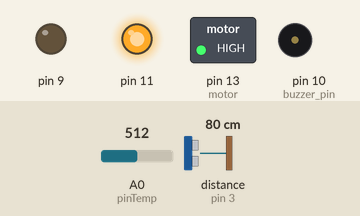
Recording of a sketch running on a simulated Arduino Uno, built with avr-gcc and run on an emulated ATmega328P. On the bench: switched loads named in the sketch (green lamp = pin HIGH), output pins drawn as LEDs (lit = HIGH), buzzer (waves = sounding, pin HIGH). Wiring (inferred from the names in the program): ultrasonic range finder: trigger pin 2; echo pin 3. The test bench sets the inputs (shaded band); at power-on: distance to the obstacle (sensor on pin 3) 80 cm, A0 (pinTemp) = 512. The echo pulse lasts 58.3 µs per cm; pins used as bus, display or sensor lines are not drawn; what the sketch prints to the serial monitor is not drawn.

Above: at 1.8 s.
1.9 s: distance to the obstacle (sensor on pin 3) set to 13 cm
3.4 s: distance to the obstacle (sensor on pin 3) set to 10 cm
At 5.2 s:
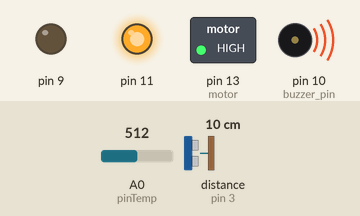
5.5 s: A0 (pinTemp) set to 153
7.0 s: A0 (pinTemp) set to 131
At 8.3 s:
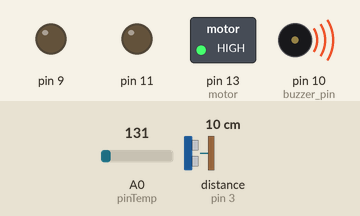
9.0 s: A0 (pinTemp) set to 306
At 10.0 s:
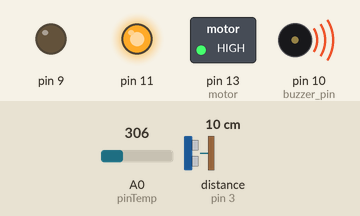
11.0 s: A0 (pinTemp) set to 122
At 12.8 s:
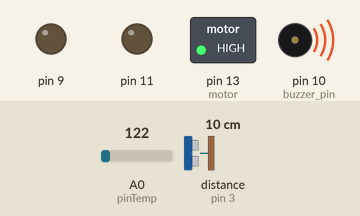
Timing chart, 0 to 14.0 s (numbered marks = the images above; inputs shaded):
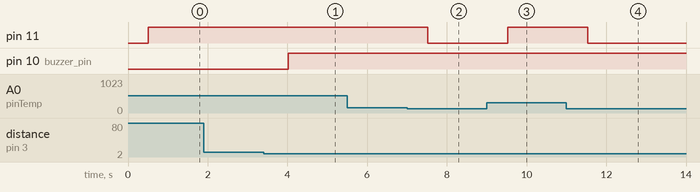

Measured:
- the behaviour switches between 12 and 11 cm on distance to the obstacle (sensor on pin 3) (found by bisection; images 0 and 1)
- the behaviour switches between 144 and 143 on A0 (pinTemp) (found by bisection; images 1 and 2)
- after the input at 1.9 s, every drawn part: stays the same
- after the input at 3.4 s, pin 10 (buzzer_pin): LOW → HIGH after 0.62 s
- after the input at 5.5 s, every drawn part: stays the same
- after the input at 7.0 s, pin 11: HIGH → LOW after 0.53 s
- after the input at 9.0 s, pin 11: LOW → HIGH after 0.53 s
- after the input at 11.0 s, pin 11: HIGH → LOW after 0.54 s

The sketch:

home_automation.ino
```cpp
char degree = 176;
int trigger_pin = 2; //ultrasonic trigger pin
int echo_pin = 3;    //ultrasonic echo pin
int buzzer_pin = 10; //buzzer connection pin
int time;
int distance;
int pinTemp = A0; //temperature pin
int motor = 13;  //motor connection pin
int motorspeed = 17550;
void setup()
{
	Serial.begin (9600);
	pinMode (trigger_pin, OUTPUT);//ultrasonic part
	pinMode (echo_pin, INPUT);
	pinMode (buzzer_pin, OUTPUT);
  	pinMode (motor, OUTPUT);//temperature part
  	pinMode (pinTemp, INPUT);
  	pinMode	(11, OUTPUT);
  	pinMode	(9,	OUTPUT);
  	digitalWrite(motor, HIGH);
}
void loop()
{
	digitalWrite (trigger_pin, HIGH);  //ultrasonic part start
	delayMicroseconds (10);
	digitalWrite (trigger_pin, LOW);
	time = pulseIn (echo_pin, HIGH);
	distance = (time * 0.034) / 2;
	if (distance <= 10)
		{
			Serial.println(" Door Open");
			Serial.print (" Distance = ");
			Serial.println(distance);
			digitalWrite(buzzer_pin, HIGH);
			delay(500);
		}
	else
		{
			Serial.println(" Door Close ");
			Serial.print (" Distance= ");
			Serial.println(distance);
			digitalWrite (buzzer_pin, LOW);
			delay (500);
		}  //ultrasonic part ends
  	float tmp = analogRead(A0);
  float voltage = (tmp * 5.0)/1024;
  float milliVolt = voltage * 1000;
  float tmpCel =  (milliVolt-500)/10;
  if(tmpCel > 20){
    digitalWrite(11, HIGH);
  	digitalWrite(9, LOW);
    Serial.print(" Temperature: ");
    Serial.print(tmpCel);
    Serial.println(degree);
    Serial.println(" Fan is ON now");
    delay(500);
  }else{
    digitalWrite(11, LOW);
  	digitalWrite(9, LOW);
    Serial.print(" Temperature: ");
    Serial.print(tmpCel);
    Serial.println(degree);
    Serial.println(" Fan is Off now");
    delay(500);
  }
}
```
